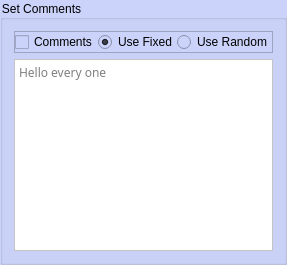
              <widget class="QGroupBox" name="groupBox_17">
               <property name="styleSheet">
                <string notr="true">background-color: rgb(204, 211, 250);</string>
               </property>
               <property name="title">
                <string>Set Comments</string>
               </property>
               <layout class="QVBoxLayout" name="verticalLayout_12">
                <item>
                 <widget class="QFrame" name="frame_7">
                  <property name="frameShape">
                   <enum>QFrame::StyledPanel</enum>
                  </property>
                  <property name="frameShadow">
                   <enum>QFrame::Raised</enum>
                  </property>
                  <layout class="QHBoxLayout" name="horizontalLayout_14">
                   <property name="spacing">
                    <number>0</number>
                   </property>
                   <property name="leftMargin">
                    <number>0</number>
                   </property>
                   <property name="topMargin">
                    <number>0</number>
                   </property>
                   <property name="rightMargin">
                    <number>0</number>
                   </property>
                   <property name="bottomMargin">
                    <number>0</number>
                   </property>
                   <item>
                    <widget class="QCheckBox" name="video_comments">
                     <property name="text">
                      <string>Comments</string>
                     </property>
                    </widget>
                   </item>
                   <item>
                    <widget class="QWidget" name="widget_8" native="true">
                     <layout class="QHBoxLayout" name="horizontalLayout_15">
                      <property name="spacing">
                       <number>0</number>
                      </property>
                      <property name="leftMargin">
                       <number>0</number>
                      </property>
                      <property name="topMargin">
                       <number>0</number>
                      </property>
                      <property name="rightMargin">
                       <number>0</number>
                      </property>
                      <property name="bottomMargin">
                       <number>0</number>
                      </property>
                      <item>
                       <widget class="QRadioButton" name="video_comments_use_fixed">
                        <property name="text">
                         <string>Use Fixed</string>
                        </property>
                        <property name="checked">
                         <bool>true</bool>
                        </property>
                       </widget>
                      </item>
                      <item>
                       <widget class="QRadioButton" name="video_comments_use_random">
                        <property name="text">
                         <string>Use Random</string>
                        </property>
                       </widget>
                      </item>
                     </layout>
                    </widget>
                   </item>
                  </layout>
                 </widget>
                </item>
                <item>
                 <widget class="QPlainTextEdit" name="video_comments_text">
                  <property name="font">
                   <font>
                    <family>Noto Sans Khmer</family>
                   </font>
                  </property>
                  <property name="styleSheet">
                   <string notr="true">background-color: rgb(255, 255, 255);</string>
                  </property>
                  <property name="placeholderText">
                   <string>Hello every one</string>
                  </property>
                 </widget>
                </item>
               </layout>
              </widget>
